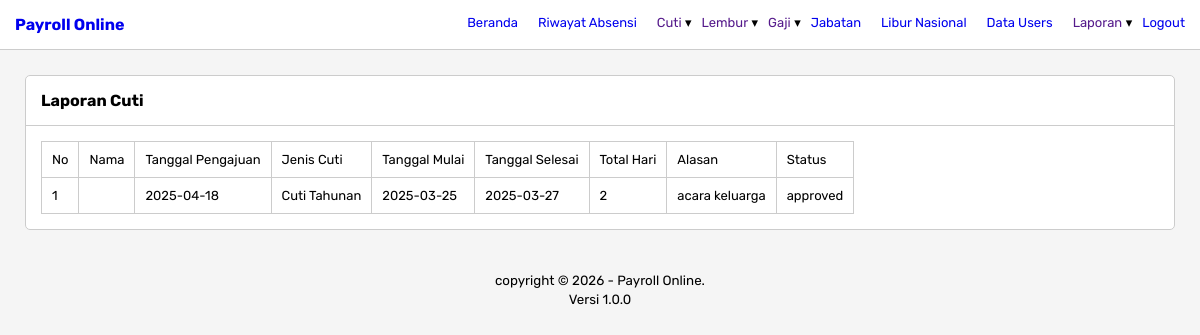
The page /laporan-cuti.php (signed in) on the database its author committed.
### tables this page shows
CREATE TABLE `leave_requests` (
  `id` int(11) NOT NULL,
  `userid` int(11) NOT NULL,
  `leave_type` varchar(100) NOT NULL,
  `start_date` date NOT NULL,
  `end_date` date NOT NULL,
  `total_days` int(11) NOT NULL,
  `reason` text NOT NULL,
  `status` enum('pending','approved','rejected','cancelled') NOT NULL,
  `created_at` timestamp NOT NULL DEFAULT current_timestamp(),
  `updated_at` timestamp NOT NULL DEFAULT current_timestamp()
);

### laporan-cuti.php (the view)
<?php
    include 'layouts/header.php';
?>
<div class="box">
    <div class="box-header">
        <b>Laporan Cuti</b>
    </div>
    <div class="box-content">
        <table>
            <thead>
                <tr>
                    <td>No</td>
                    <td>Nama</td>
                    <td>Tanggal Pengajuan</td>
                    <td>Jenis Cuti</td>
                    <td>Tanggal Mulai</td>
                    <td>Tanggal Selesai</td>
                    <td>Total Hari</td>
                    <td>Alasan</td>
                    <td>Status</td>
                </tr>
            </thead>
            <tbody>
                <?php
                    $query_get_data = "select lr.*, u.name from leave_requests lr left join users u on lr.userid = u.id";
                    $run_query_get_data = mysqli_query($conn, $query_get_data);
                    $no = 1;
                    while($row = mysqli_fetch_array($run_query_get_data)):
                ?>
                <tr>
                    <td><?= $no++ ?></td>
                    <td><?= $row['name'] ?></td>
                    <td><?= date('Y-m-d', strtotime($row['created_at'])) ?></td>
                    <td><?= $row['leave_type'] ?></td>
                    <td><?= $row['start_date'] ?></td>
                    <td><?= $row['end_date'] ?></td>
                    <td><?= $row['total_days'] ?></td>
                    <td><?= $row['reason'] ?></td>
                    <td><?= $row['status'] ?></td>
                </tr>
                <?php endwhile ?>
            </tbody>
        </table>
    </div>
</div>
<?php include 'layouts/footer.php' ?>

### css/styles.css (style rules this page uses)
* { box-sizing: border-box; }
body { font-family: "Rubik", sans-serif; background-color: #f5f5f5; padding: 0; margin: 0; }
.box { border: 1px solid #ccc; border-radius: 5px; background-color: white; min-height: 100px; margin: 0 auto; }
.box-header { border-bottom: 1px solid #ccc; padding: 15px; }
.box-content { padding: 15px; }
table { border: 1px solid #ccc; border-collapse: collapse; font-size: 13px; }
table tr td { border: 1px solid #ccc; padding: 10px; }

### rows shown on the page
leave_requests: created_at "2025-04-18", leave_type "Cuti Tahunan", start_date "2025-03-25", end_date "2025-03-27", total_days "2", reason "acara keluarga", status "approved"
